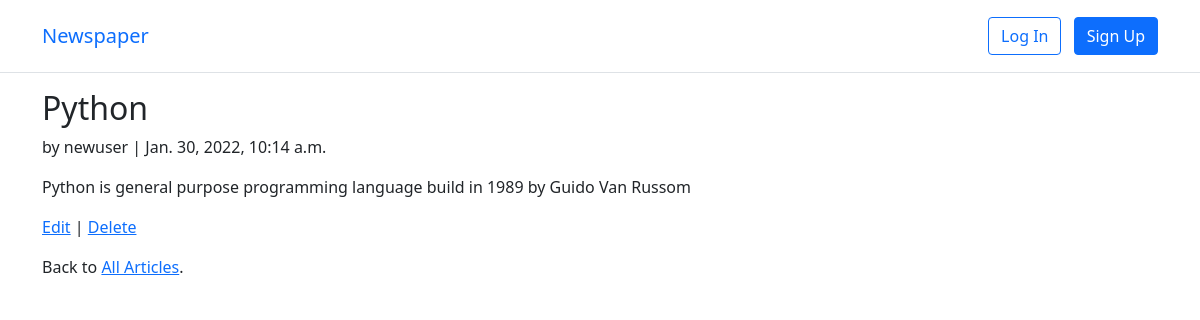
Page /articles/2/ on the committed database.
### articles/models.py (models this page shows, shortened)
class Article(models.Model):
    title = models.CharField(max_length=255)
    body = models.TextField()
    date = models.DateTimeField(auto_now_add=True)
    author = models.ForeignKey(get_user_model(), on_delete=models.CASCADE)

### users/models.py (models this page shows)
class CustomUser(AbstractUser):
    age = models.PositiveBigIntegerField(null=True, blank=True)

### articles/views.py (the view)
# urls.py: path("<int:pk>/", ArticleDetailView.as_view(), name="article_detail"),
class ArticleDetailView(DetailView):
    model = Article
    template_name = "article_detail.html"

### templates/article_detail.html
{% extends 'base.html' %}
{% block content %}
    <div class="article-entry">
        <h2>{{ object.title }}</h2>
        <p>by {{ object.author }} | {{ object.date }}</p>
        <p>{{ object.body }}</p>
    </div>
    <p><a href="{% url 'article_edit' article.pk %}">Edit</a> |
        <a href="{% url 'article_delete' article.pk %}">Delete</a></p>
        <p>Back to <a href="{% url 'article_list' %}">All Articles</a>.</p>
{% endblock content %}

### rows in the picture
Article: title "Python", author "newuser", date "Jan. 30, 2022, 10:14 a.m.", body "Python is general purpose programming language build in 1989 by Guido Van Russom"
